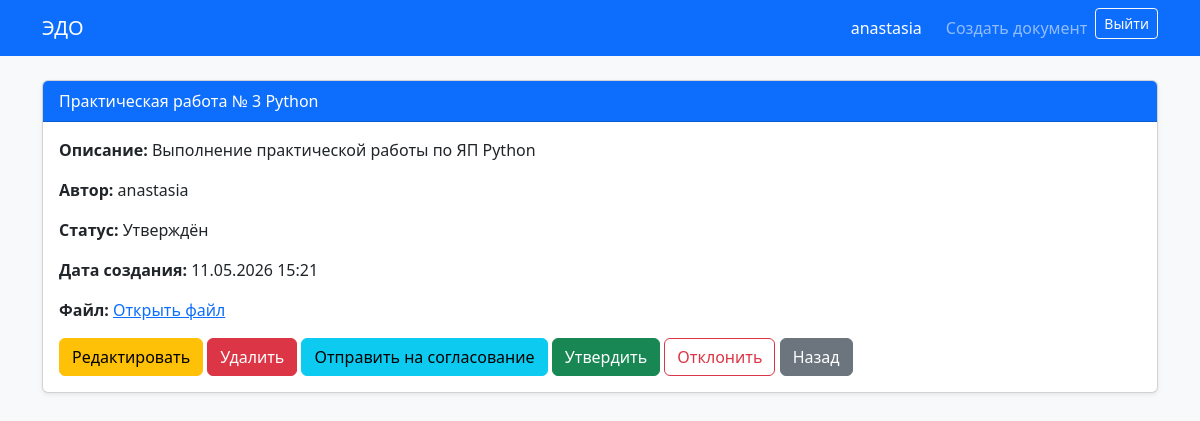
The page /documents/2/ (signed in) on the database its author committed.
### documents/models.py (models this page shows, shortened)
class Document(models.Model):
    title = models.CharField(max_length=255, verbose_name='Название')
    description = models.TextField(blank=True, verbose_name='Описание')
    file = models.FileField(upload_to='documents/', verbose_name='Файл')
    author = models.ForeignKey(
        User,
        on_delete=models.CASCADE,
        related_name='documents',
        verbose_name='Автор'
    )
    status = models.ForeignKey(
        Status,
        on_delete=models.SET_NULL,
        null=True,
        blank=True,
        verbose_name='Статус'
    )
    created_at = models.DateTimeField(auto_now_add=True, verbose_name='Дата создания')
    updated_at = models.DateTimeField(auto_now=True, verbose_name='Дата обновления')
    class Meta:
        verbose_name = 'Документ'
        verbose_name_plural = 'Документы'
        ordering = ['-created_at']

class Status(models.Model):
    name = models.CharField(max_length=100, verbose_name='Название статуса')
    class Meta:
        verbose_name = 'Статус'
        verbose_name_plural = 'Статусы'

### documents/views.py (the view)
# urls.py: path('documents/<int:pk>/', views.document_detail, name='document_detail'),
@login_required
def document_detail(request, pk):
    document = get_object_or_404(Document, pk=pk)
    return render(request, 'documents/document_detail.html', {
        'document': document
    })

### templates/documents/document_detail.html
{% extends 'base.html' %}
{% block content %}
<div class="card shadow-sm">
    <div class="card-header bg-primary text-white">
        {{ document.title }}
    </div>
    <div class="card-body">
        <p><strong>Описание:</strong> {{ document.description }}</p>
        <p><strong>Автор:</strong> {{ document.author.username }}</p>
        <p>
            <strong>Статус:</strong>
            {% if document.status %}
                {{ document.status.name }}
            {% else %}
                Без статуса
            {% endif %}
        </p>
        <p><strong>Дата создания:</strong> {{ document.created_at|date:"d.m.Y H:i" }}</p>
        {% if document.file %}
            <p>
                <strong>Файл:</strong>
                <a href="{{ document.file.url }}" target="_blank">
                    Открыть файл
                </a>
            </p>
        {% endif %}
        <div class="mt-3">
            {% if document.author == user or user.is_staff %}
                <a href="{% url 'document_edit' document.pk %}" class="btn btn-warning">
                    Редактировать
                </a>
                <a href="{% url 'document_delete' document.pk %}" class="btn btn-danger">
                    Удалить
                </a>
                <a href="{% url 'send_to_approval' document.pk %}" class="btn btn-info">
                    Отправить на согласование
                </a>
            {% endif %}
            {% if user.is_staff or user.groups.all.0.name == 'Руководитель' %}
                <a href="{% url 'approve_document' document.pk %}" class="btn btn-success">
                    Утвердить
                </a>
                <a href="{% url 'reject_document' document.pk %}" class="btn btn-outline-danger">
                    Отклонить
                </a>
            {% endif %}
            <a href="{% url 'document_list' %}" class="btn btn-secondary">
                Назад
            </a>
        </div>
    </div>
</div>
{% endblock %}

### templates/base.html (shortened to what this page needs)
<!doctype html>
<html lang="ru">
<head>
    <link
        href="https://cdn.jsdelivr.net/npm/bootstrap@5.3.3/dist/css/bootstrap.min.css"
        rel="stylesheet"
    >
</head>
<body class="bg-light">
<nav class="navbar navbar-expand-lg navbar-dark bg-primary mb-4">
    <div class="container">
        <a class="navbar-brand" href="{% url 'document_list' %}">
            ЭДО
        </a>
        <div class="navbar-nav ms-auto">
            {% if user.is_authenticated %}
                <span class="navbar-text text-white me-3">
                    {{ user.username }}
                </span>
                <a class="nav-link" href="{% url 'document_create' %}">
                    Создать документ
                </a>
                <form method="post" action="{% url 'logout' %}" class="d-inline">
                    <button class="btn btn-outline-light btn-sm" type="submit">
                        Выйти
                    </button>
                </form>
            {% else %}
                <a class="nav-link" href="{% url 'login' %}">Вход</a>
                <a class="nav-link" href="{% url 'register' %}">Регистрация</a>
            {% endif %}
        </div>
    </div>
</nav>
<main class="container">
    {% block content %}
    {% endblock %}
</main>
</body>
</html>

### rows shown on the page
Document: title "Практическая работа № 3 Python", description "Выполнение практической работы по ЯП Python", author.username "anastasia", status.name "Утверждён", created_at "11.05.2026 15:21"

### other values the page prints
{{ user.username }} "anastasia"
